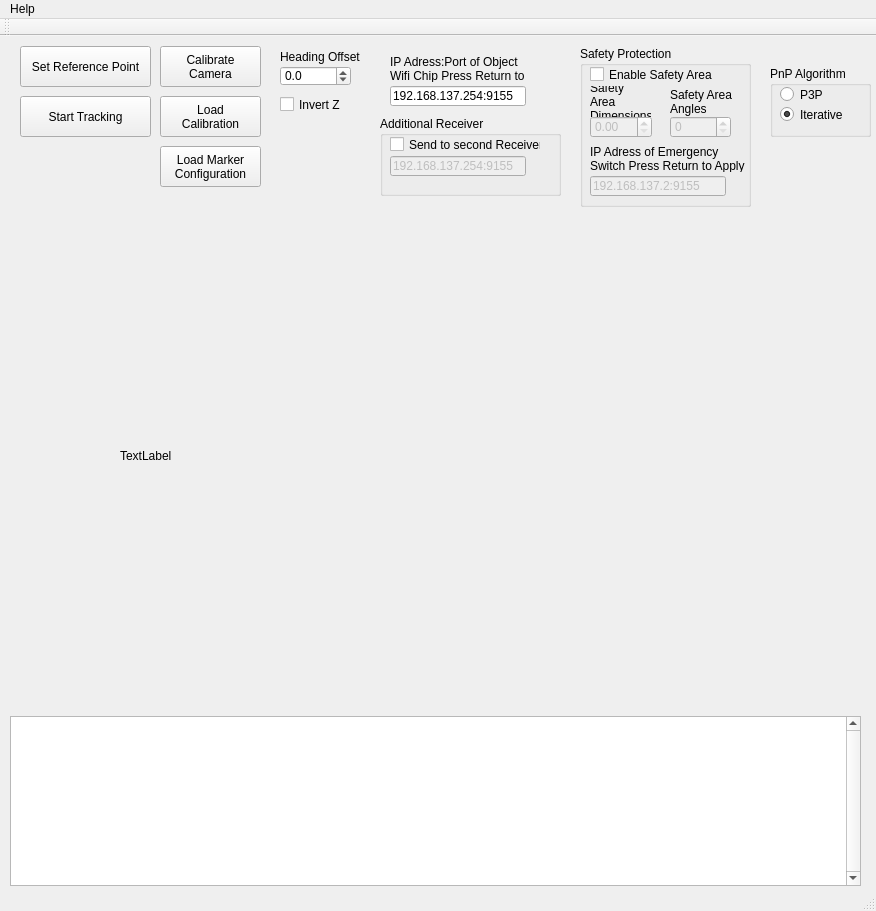
<?xml version="1.0" encoding="UTF-8"?>
<ui version="4.0">
 <class>RigidTrackClass</class>
 <widget class="QMainWindow" name="RigidTrackClass">
  <property name="geometry">
   <rect>
    <x>0</x>
    <y>0</y>
    <width>876</width>
    <height>911</height>
   </rect>
  </property>
  <property name="windowTitle">
   <string notr="true">Rigid Track</string>
  </property>
  <property name="windowIcon">
   <iconset>
    <normaloff>pattern.png</normaloff>pattern.png</iconset>
  </property>
  <widget class="QWidget" name="centralWidget">
   <widget class="QPushButton" name="btnStartCamera">
    <property name="geometry">
     <rect>
      <x>20</x>
      <y>60</y>
      <width>131</width>
      <height>41</height>
     </rect>
    </property>
    <property name="text">
     <string>Start Tracking</string>
    </property>
   </widget>
   <widget class="QLabel" name="lbStatus">
    <property name="enabled">
     <bool>true</bool>
    </property>
    <property name="geometry">
     <rect>
      <x>120</x>
      <y>180</y>
      <width>640</width>
      <height>480</height>
     </rect>
    </property>
    <property name="text">
     <string>TextLabel</string>
    </property>
   </widget>
   <widget class="QPushButton" name="btnZero">
    <property name="geometry">
     <rect>
      <x>20</x>
      <y>10</y>
      <width>131</width>
      <height>41</height>
     </rect>
    </property>
    <property name="text">
     <string>Set Reference Point</string>
    </property>
   </widget>
   <widget class="QPushButton" name="btnCalibrate">
    <property name="geometry">
     <rect>
      <x>160</x>
      <y>10</y>
      <width>101</width>
      <height>41</height>
     </rect>
    </property>
    <property name="text">
     <string>Calibrate
Camera</string>
    </property>
   </widget>
   <widget class="QPushButton" name="btnLoadCalib">
    <property name="geometry">
     <rect>
      <x>160</x>
      <y>60</y>
      <width>101</width>
      <height>41</height>
     </rect>
    </property>
    <property name="text">
     <string>Load
Calibration</string>
    </property>
   </widget>
   <widget class="QListWidget" name="listLog">
    <property name="geometry">
     <rect>
      <x>10</x>
      <y>680</y>
      <width>851</width>
      <height>170</height>
     </rect>
    </property>
    <property name="verticalScrollBarPolicy">
     <enum>Qt::ScrollBarAlwaysOn</enum>
    </property>
   </widget>
   <widget class="QDoubleSpinBox" name="sbHeadingOffset">
    <property name="geometry">
     <rect>
      <x>280</x>
      <y>30</y>
      <width>71</width>
      <height>20</height>
     </rect>
    </property>
    <property name="decimals">
     <number>1</number>
    </property>
    <property name="minimum">
     <double>-180.000000000000000</double>
    </property>
    <property name="maximum">
     <double>180.000000000000000</double>
    </property>
   </widget>
   <widget class="QLabel" name="label">
    <property name="geometry">
     <rect>
      <x>280</x>
      <y>10</y>
      <width>136</width>
      <height>21</height>
     </rect>
    </property>
    <property name="text">
     <string>Heading Offset</string>
    </property>
   </widget>
   <widget class="QLineEdit" name="leIPObject">
    <property name="geometry">
     <rect>
      <x>390</x>
      <y>50</y>
      <width>136</width>
      <height>20</height>
     </rect>
    </property>
    <property name="text">
     <string>192.168.137.254:9155</string>
    </property>
   </widget>
   <widget class="QLabel" name="label_2">
    <property name="geometry">
     <rect>
      <x>390</x>
      <y>20</y>
      <width>141</width>
      <height>26</height>
     </rect>
    </property>
    <property name="text">
     <string>IP Adress:Port of Object Wifi Chip Press Return to Apply Changes</string>
    </property>
    <property name="wordWrap">
     <bool>true</bool>
    </property>
   </widget>
   <widget class="QGroupBox" name="groupBox">
    <property name="geometry">
     <rect>
      <x>770</x>
      <y>30</y>
      <width>101</width>
      <height>71</height>
     </rect>
    </property>
    <property name="title">
     <string>PnP Algorithm</string>
    </property>
    <widget class="QRadioButton" name="rbIterative">
     <property name="geometry">
      <rect>
       <x>10</x>
       <y>40</y>
       <width>82</width>
       <height>17</height>
      </rect>
     </property>
     <property name="text">
      <string>Iterative</string>
     </property>
     <property name="checked">
      <bool>true</bool>
     </property>
    </widget>
    <widget class="QRadioButton" name="rbP3P">
     <property name="geometry">
      <rect>
       <x>10</x>
       <y>20</y>
       <width>82</width>
       <height>17</height>
      </rect>
     </property>
     <property name="text">
      <string>P3P</string>
     </property>
    </widget>
   </widget>
   <widget class="QGroupBox" name="groupBox_2">
    <property name="geometry">
     <rect>
      <x>580</x>
      <y>10</y>
      <width>171</width>
      <height>161</height>
     </rect>
    </property>
    <property name="title">
     <string>Safety Protection</string>
    </property>
    <widget class="QCheckBox" name="cbSafety">
     <property name="geometry">
      <rect>
       <x>10</x>
       <y>20</y>
       <width>131</width>
       <height>17</height>
      </rect>
     </property>
     <property name="toolTip">
      <string>If this check box is enabled the software will monitor the position and attitude. If the values of safety area dimensions and safety area angles are exceeded a disable signal is sent via UDP.</string>
     </property>
     <property name="text">
      <string>Enable Safety Area</string>
     </property>
    </widget>
    <widget class="QDoubleSpinBox" name="dsbDimension">
     <property name="enabled">
      <bool>false</bool>
     </property>
     <property name="geometry">
      <rect>
       <x>10</x>
       <y>70</y>
       <width>62</width>
       <height>22</height>
      </rect>
     </property>
     <property name="toolTip">
      <string>Maximum distance of the object to the starting point in each dimension. If exceeded a disable signal is sent via UDP</string>
     </property>
    </widget>
    <widget class="QSpinBox" name="sbAngle">
     <property name="enabled">
      <bool>false</bool>
     </property>
     <property name="geometry">
      <rect>
       <x>90</x>
       <y>70</y>
       <width>61</width>
       <height>22</height>
      </rect>
     </property>
     <property name="toolTip">
      <string>Maximum bank and pitch angle of the object. If exceeded a disable signal is sent via UDP</string>
     </property>
    </widget>
    <widget class="QLabel" name="lbSafetyArea">
     <property name="geometry">
      <rect>
       <x>10</x>
       <y>40</y>
       <width>61</width>
       <height>31</height>
      </rect>
     </property>
     <property name="toolTip">
      <string>Maximum distance of the object to the starting point in each dimension. If exceeded a disable signal is sent via UDP</string>
     </property>
     <property name="text">
      <string>Safety Area Dimensions </string>
     </property>
     <property name="wordWrap">
      <bool>true</bool>
     </property>
    </widget>
    <widget class="QLabel" name="lbSafetyArea_2">
     <property name="geometry">
      <rect>
       <x>90</x>
       <y>40</y>
       <width>91</width>
       <height>31</height>
      </rect>
     </property>
     <property name="toolTip">
      <string>Maximum bank and pitch angle of the object. If exceeded a disable signal is sent via UDP</string>
     </property>
     <property name="text">
      <string>Safety Area Angles</string>
     </property>
     <property name="wordWrap">
      <bool>true</bool>
     </property>
    </widget>
    <widget class="QLineEdit" name="leIPSafety">
     <property name="enabled">
      <bool>false</bool>
     </property>
     <property name="geometry">
      <rect>
       <x>10</x>
       <y>130</y>
       <width>136</width>
       <height>20</height>
      </rect>
     </property>
     <property name="text">
      <string>192.168.137.2:9155</string>
     </property>
    </widget>
    <widget class="QLabel" name="label_3">
     <property name="geometry">
      <rect>
       <x>10</x>
       <y>100</y>
       <width>161</width>
       <height>26</height>
      </rect>
     </property>
     <property name="text">
      <string>IP Adress of Emergency Switch Press Return to Apply</string>
     </property>
     <property name="wordWrap">
      <bool>true</bool>
     </property>
    </widget>
   </widget>
   <widget class="QPushButton" name="pbLoadMarker">
    <property name="geometry">
     <rect>
      <x>160</x>
      <y>110</y>
      <width>101</width>
      <height>41</height>
     </rect>
    </property>
    <property name="text">
     <string>Load Marker
Configuration</string>
    </property>
   </widget>
   <widget class="QGroupBox" name="groupBox_3">
    <property name="geometry">
     <rect>
      <x>380</x>
      <y>80</y>
      <width>181</width>
      <height>80</height>
     </rect>
    </property>
    <property name="title">
     <string>Additional Receiver</string>
    </property>
    <widget class="QCheckBox" name="cbSafety2">
     <property name="geometry">
      <rect>
       <x>10</x>
       <y>20</y>
       <width>151</width>
       <height>17</height>
      </rect>
     </property>
     <property name="toolTip">
      <string>If this check box is enabled the software will monitor the position and attitude. If the values of safety area dimensions and safety area angles are exceeded a disable signal is sent via UDP.</string>
     </property>
     <property name="text">
      <string>Send to second Receiver</string>
     </property>
    </widget>
    <widget class="QLineEdit" name="leIPSafety2">
     <property name="enabled">
      <bool>false</bool>
     </property>
     <property name="geometry">
      <rect>
       <x>10</x>
       <y>40</y>
       <width>136</width>
       <height>20</height>
      </rect>
     </property>
     <property name="text">
      <string>192.168.137.254:9155</string>
     </property>
    </widget>
   </widget>
   <widget class="QCheckBox" name="cbInvert">
    <property name="geometry">
     <rect>
      <x>280</x>
      <y>60</y>
      <width>70</width>
      <height>17</height>
     </rect>
    </property>
    <property name="text">
     <string>Invert Z</string>
    </property>
   </widget>
  </widget>
  <widget class="QMenuBar" name="menuBar">
   <property name="geometry">
    <rect>
     <x>0</x>
     <y>0</y>
     <width>876</width>
     <height>21</height>
    </rect>
   </property>
   <widget class="QMenu" name="menuHelp">
    <property name="title">
     <string>Help</string>
    </property>
    <addaction name="actionShow_Help"/>
   </widget>
   <addaction name="menuHelp"/>
  </widget>
  <widget class="QToolBar" name="mainToolBar">
   <attribute name="toolBarArea">
    <enum>TopToolBarArea</enum>
   </attribute>
   <attribute name="toolBarBreak">
    <bool>false</bool>
   </attribute>
  </widget>
  <widget class="QStatusBar" name="statusBar"/>
  <action name="actionShow_Help">
   <property name="text">
    <string>Show Help</string>
   </property>
  </action>
 </widget>
 <layoutdefault spacing="6" margin="11"/>
 <resources>
  <include location="RigidTrack.qrc"/>
 </resources>
 <connections/>
</ui>
